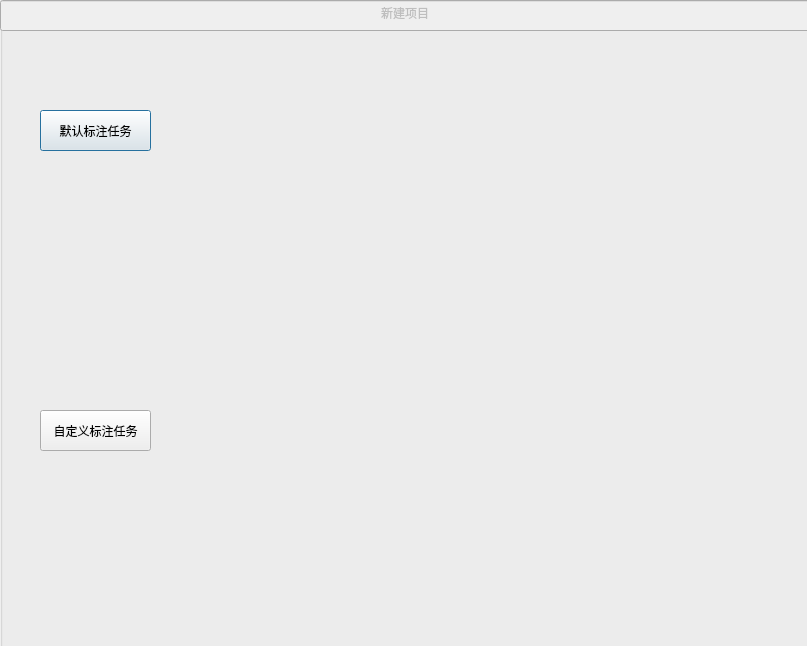
<?xml version="1.0" encoding="UTF-8"?>
<ui version="4.0">
 <class>CustumTaskDialog</class>
 <widget class="QDialog" name="CustumTaskDialog">
  <property name="geometry">
   <rect>
    <x>0</x>
    <y>0</y>
    <width>807</width>
    <height>646</height>
   </rect>
  </property>
  <property name="windowTitle">
   <string/>
  </property>
  <widget class="QGroupBox" name="groupBox">
   <property name="geometry">
    <rect>
     <x>0</x>
     <y>0</y>
     <width>811</width>
     <height>651</height>
    </rect>
   </property>
   <property name="title">
    <string/>
   </property>
   <property name="alignment">
    <set>Qt::AlignCenter</set>
   </property>
   <widget class="QPushButton" name="pushButton_2">
    <property name="geometry">
     <rect>
      <x>40</x>
      <y>110</y>
      <width>111</width>
      <height>41</height>
     </rect>
    </property>
    <property name="text">
     <string>默认标注任务</string>
    </property>
   </widget>
   <widget class="QPushButton" name="pushButton">
    <property name="geometry">
     <rect>
      <x>40</x>
      <y>410</y>
      <width>111</width>
      <height>41</height>
     </rect>
    </property>
    <property name="text">
     <string>自定义标注任务</string>
    </property>
   </widget>
   <widget class="QLineEdit" name="lineEdit">
    <property name="enabled">
     <bool>false</bool>
    </property>
    <property name="geometry">
     <rect>
      <x>0</x>
      <y>0</y>
      <width>811</width>
      <height>31</height>
     </rect>
    </property>
    <property name="text">
     <string>新建项目</string>
    </property>
    <property name="alignment">
     <set>Qt::AlignCenter</set>
    </property>
   </widget>
   <widget class="QStackedWidget" name="stackedWidget">
    <property name="geometry">
     <rect>
      <x>160</x>
      <y>60</y>
      <width>641</width>
      <height>581</height>
     </rect>
    </property>
    <property name="currentIndex">
     <number>1</number>
    </property>
    <widget class="QWidget" name="page_3"/>
    <widget class="QWidget" name="page_4"/>
   </widget>
  </widget>
 </widget>
 <resources/>
 <connections/>
</ui>
